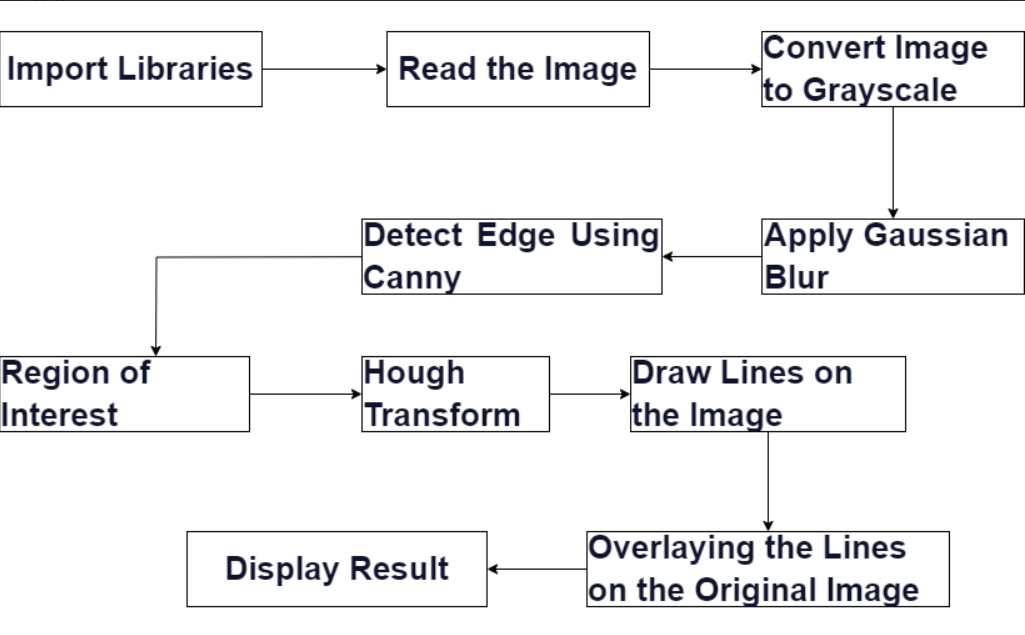
#> input picture dexuat.png, 1025 x 635 px
$ jupyter execute QuaTrinhThucHien.ipynb
#> lines starting #> are read from the running program, lines starting #| are printed output that depends on the picture; after the words box and inside, x2 and y2 are one past the last pixel; in counts of white or black regions, pixels touching at a corner belong together
# ĐỀ TÀI PHÁT HIỆN LÀN ĐƯỜNG BẰNG OPENCV

| Họ Và Tên            | Mã Số Sinh Viên |
|-----------------------|-----------------|
| Đào Phan Gia Huy     | 21085241        |
| Phạm Thanh Lịch      | 21062441        |
| Bùi Thị Huyền Trang | 20122031        |

### Giới thiệu
Dự án phát hiện làn đường ứng dụng xử lý ảnh bằng Python là một ví dụ điển hình về ứng dụng của trí tuệ nhân tạo trong lĩnh vực xe tự hành và an toàn giao thông. Dự án này tập trung vào việc phát hiện và theo dõi làn đường trên các hình ảnh hoặc video được ghi lại từ xe hơi hoặc camera giao thông.

Dự án sử dụng các kỹ thuật xử lý ảnh như chuyển đổi sang ảnh đen trắng (grayscale), làm mờ ảnh (Gaussian blur), phát hiện biên (Canny edge detection) và phát hiện đường thẳng bằng biểu đồ Hough. Khi đã xác định được vị trí của làn đường, dự án sẽ vẽ các đường lái trên hình ảnh để giúp lái xe tự động duy trì trong làn đường và tránh va chạm.

Việc ứng dụng xử lý ảnh bằng Python trong dự án này không chỉ mang lại tính năng tự động lái xe mà còn cải thiện đáng kể an toàn giao thông bằng cách cảnh báo tài xế về sự đảo chiều, việc thất lạc làn đường hoặc các tình huống nguy hiểm khác.

[cell 1]
import cv2
import numpy as np
import matplotlib.pyplot as plt
# Kích thước mới cho ảnh (ví dụ: 10x8 inch)
new_width = 10
new_height = 8

# Tạo một hình vẽ với kích thước mới
plt.figure(figsize=(new_width, new_height))

# Load an image (thay bằng hình ảnh của bạn)
image = cv2.imread('dexuat.png')
#> image is the input picture: shape (635, 1025, 3); mean B, G, R 240.8, 239.7, 239.5

# Hiển thị ảnh
plt.imshow(cv2.cvtColor(image, cv2.COLOR_BGR2RGB))  # Chuyển đổi màu nếu cần
plt.show()

Sơ đồ các bước.

1. Import Libraries (Nhập thư viện):
Bước này bắt đầu bằng việc nhập các thư viện và công cụ cần thiết cho quy trình, ví dụ: OpenCV để xử lý hình ảnh và numpy để làm việc với mảng dữ liệu.

2. Read the Image (Đọc Ảnh):
Bạn đọc ảnh đầu vào (thường là ảnh từ camera hoặc video) bằng OpenCV để tiếp tục xử lý.

3. Convert Image to Grayscale (Chuyển ảnh thành ảnh xám):
Chuyển ảnh màu (ảnh RGB) sang ảnh xám (grayscale) để giảm chi phí tính toán và tập trung vào việc phát hiện cạnh.

4. Apply Gaussian Blur (Áp dụng làm mờ Gaussian):
Để giảm nhiễu và làm cho việc phát hiện cạnh dễ dàng hơn, bạn áp dụng làm mờ Gaussian lên ảnh xám.

5. Detect Edge Using Canny (Phát hiện biên bằng Canny):
Sử dụng thuật toán Canny để phát hiện biên trong ảnh, tạo ra ảnh biên (edges) trong đó các cạnh của đối tượng được sáng lên.

6. Region of Interest (Vùng quan tâm):
Bạn xác định một vùng quan tâm (Region of Interest - ROI) trên ảnh. Vùng này thường là khu vực mà bạn mong muốn phát hiện làn đường. Các điểm nằm ngoài ROI sẽ bị loại bỏ khỏi quá trình phát hiện.

7. Hough Transform (Biến đổi Hough):
Áp dụng biến đổi Hough lên ảnh biên để tìm các đường thẳng trong ảnh. Biến đổi Hough giúp chúng ta xác định các đường thẳng trong không gian rho (ρ) và theta (θ).

8. Draw Lines on the Image (Vẽ đường trên ảnh):
Bước này dựa trên kết quả của biến đổi Hough, chúng ta có thể tìm ra các đường thẳng trong ảnh.

9. Overlaying the Lines on the Original Image (Đè các đường lên ảnh gốc):
Sau khi tìm được các đường, chúng ta đè chúng lên ảnh gốc để hiển thị các đường đó trên hình ảnh thực tế.

10. Display Result (Hiển thị kết quả):
Cuối cùng, bạn hiển thị ảnh đã xử lý với các đường làn đã được phát hiện, thường là để theo dõi, kiểm tra hoặc làm video demo của quá trình phát hiện làn đường.

# Code:

## 1. Import thư viện

[cell 2]
import cv2
import numpy as np
import matplotlib.pyplot as plt

## 2. Đọc hình ảnh
Tiếp theo, chúng ta sẽ đọc hình ảnh mà chúng ta muốn phát hiện làn đường. Chúng ta sẽ sử dụng imread()chức năng của OpenCV để đọc hình ảnh.

[cell 3]
# Đọc ảnh đầu vào
image = cv2.imread('road7.jpg')
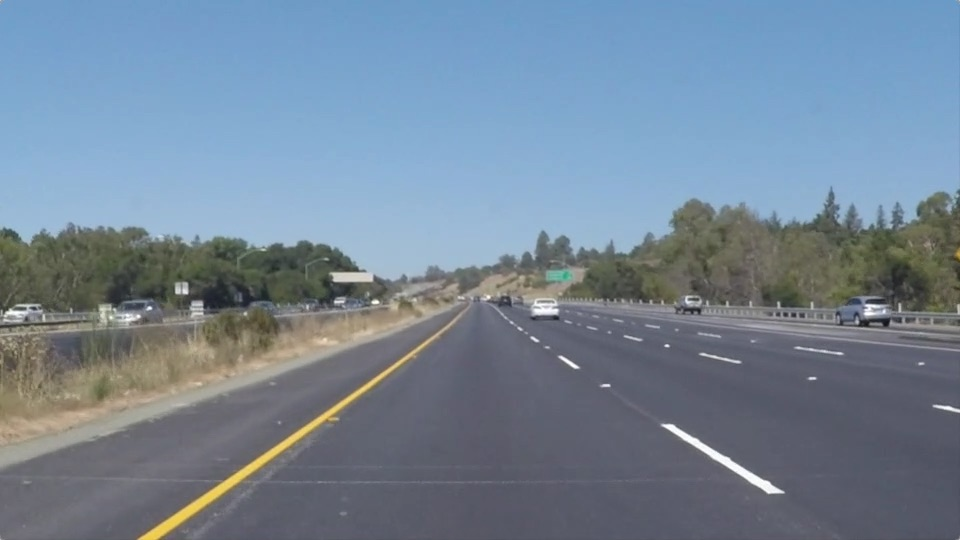
#> input picture road7.jpg, 960 x 540 px
#> image is the input picture: shape (540, 960, 3); mean B, G, R 150.8, 133.6, 116.5

# Hiển thị ảnh
plt.imshow(cv2.cvtColor(image, cv2.COLOR_BGR2RGB))
plt.title('Input Image')
plt.show()

## 3. Chuyển đổi hình ảnh sang thang độ xám
Chúng tôi sẽ chuyển đổi hình ảnh màu sang thang độ xám bằng chức cvtColor()năng của OpenCV.

[cell 4]
# Chuyển ảnh sang ảnh xám
gray = cv2.cvtColor(image, cv2.COLOR_BGR2GRAY)
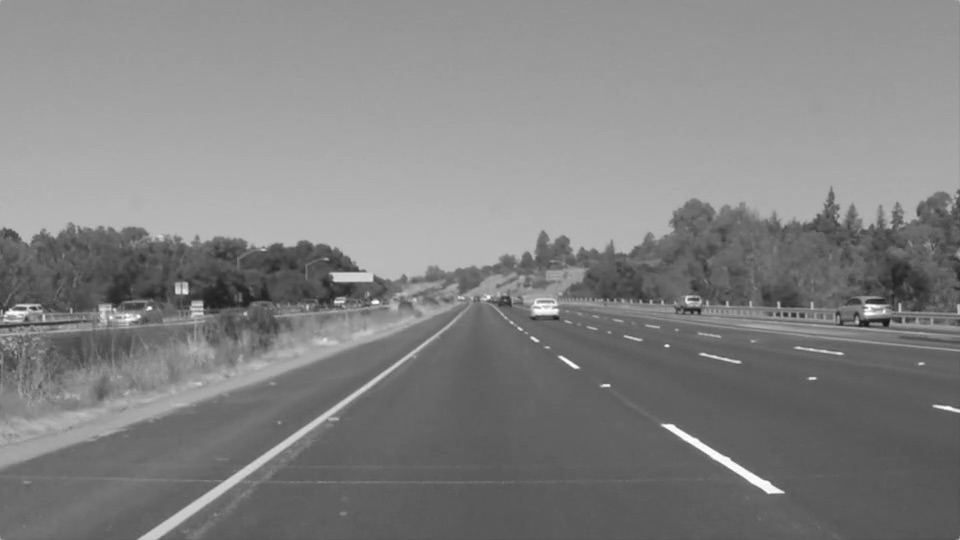
#> gray: shape (540, 960); min 19, max 255, mean 130.4

#gray: Tên của biến mà sẽ lưu trữ hình ảnh đen trắng sau khi chuyển đổi.
#cvtColor(): Hàm trong thư viện OpenCV được sử dụng để thực hiện việc chuyển đổi màu ảnh.
#image: Biến chứa hình ảnh gốc mà bạn muốn chuyển đổi.
#cv2.COLOR_BGR2GRAY: Hằng số cho biết phương pháp chuyển đổi màu.
# Trong trường hợp này, cv2.COLOR_BGR2GRAY nghĩa là muốn chuyển đổi hình ảnh màu từ không gian màu BGR (Blue-Green-Red) sang không gian màu xám (gray).

# Hiển thị ảnh xám
plt.imshow(gray, cmap='gray')
plt.title('Gray Image')
plt.show()

## 4. Áp dụng Gaussian Blur
Chúng ta sẽ áp dụng độ mờ Gaussian cho ảnh thang độ xám để giảm nhiễu bằng chức GaussianBlur()năng của OpenCV.

[cell 5]
# Áp dụng Gaussian Blur
blur = cv2.GaussianBlur(gray, (5, 5), 0)

#blur: Tên của biến mà sẽ lưu trữ hình ảnh sau khi được làm mờ.
#GaussianBlur(): Hàm trong OpenCV để thực hiện làm mờ Gaussian, một phép làm mờ sử dụng bộ lọc Gaussian.
#gray: Đây là hình ảnh đen trắng (ảnh xám) đầu vào, từ dòng code trước.
#(5, 5): Kích thước của bộ lọc Gaussian. Trong trường hợp này, bộ lọc sẽ có kích thước 5x5,
# nghĩa là mỗi điểm ảnh trong hình ảnh mới được tính toán bằng cách lấy trung bình của các điểm ảnh trong một khu vực 5x5 xung quanh nó.
#0: Tham số sigma (σ) trong phép làm mờ Gaussian. Giá trị 0 cho sigma sẽ làm cho hàm tự động tính toán giá trị của sigma dựa trên kích thước của bộ lọc.

# Hiển thị ảnh đã áp dụng Gaussian Blur
plt.imshow(blur, cmap='gray')
plt.title('Blurred Image')
plt.show()

## 5. Phát hiện cạnh bằng Canny
Chúng ta sẽ sử dụng thuật toán phát hiện cạnh Canny để phát hiện các cạnh của vạch kẻ làn đường. Chúng tôi sẽ sử dụng Canny()chức năng của OpenCV cho việc này.

[cell 6]
# Sử dụng Canny để phát hiện biên
edges = cv2.Canny(blur, 150, 50)
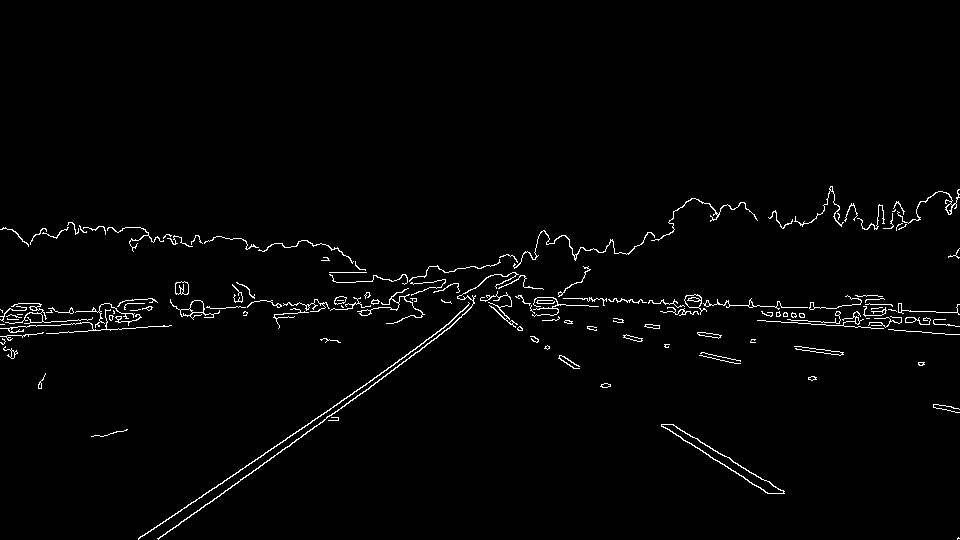
#> edges: shape (540, 960); 1.7% white in thin lines or dots, all inside (x1, y1, x2, y2) = (0, 186, 960, 540)

#edges: Đây là tên của biến mà sẽ lưu trữ kết quả sau khi thực hiện phát hiện biên trên hình ảnh.
#Canny(): Đây là một hàm trong OpenCV để thực hiện phát hiện biên sử dụng phương pháp Canny.
#blur: Đây là hình ảnh đã được làm mờ trước đó, từ dòng code trước.
#150: Đây là ngưỡng trên (high threshold) cho phát hiện biên Canny.
#  Các cạnh có giá trị gradient lớn hơn ngưỡng này sẽ được xem xét là cạnh chắc chắn.
# Các cạnh có giá trị gradient nhỏ hơn ngưỡng này sẽ bị loại bỏ.
#50: Đây là ngưỡng dưới (low threshold) cho phát hiện biên Canny. Nếu giá trị gradient của một điểm ảnh nằm giữa ngưỡng dưới và ngưỡng trên,
# thì nó sẽ được xem xét là cạnh nếu nó liên kết với một cạnh chắc chắn.

# Hiển thị ảnh biên đã được phát hiện
plt.imshow(edges, cmap='gray')
plt.title('Edge Detected Image (Canny)')
plt.show()

## 6. Vùng quan tâm
Bây giờ, chúng tôi sẽ xác định vùng quan tâm trong hình ảnh mà chúng tôi mong đợi sẽ có vạch kẻ làn đường. Chúng tôi sẽ che phần còn lại của hình ảnh để chỉ tập trung vào vùng quan tâm. Chúng ta sẽ sử dụng fillPoly()chức năng của OpenCV để tạo mặt nạ và bitwise_and()chức năng áp dụng mặt nạ cho hình ảnh.

Ở đây, mặt nạ khung không có gì khác ngoài một mảng NumPy. Khi chúng ta muốn áp dụng mặt nạ cho một hình ảnh, chúng ta chỉ cần thay đổi giá trị pixel của vùng mong muốn trong hình ảnh đó thành 0 hoặc 255 hoặc bất kỳ số nào khác. Đưa ra dưới đây là một ví dụ về mặt nạ hình ảnh. Giá trị pixel của một vùng nhất định trong ảnh đã được đặt thành 0.

Đây là một phương pháp khá đơn giản nhưng hiệu quả để loại bỏ các vùng và đối tượng không mong muốn khỏi hình ảnh.

[cell 7]
# Tạo một mask với cùng kích thước và kiểu dữ liệu như biên edges
mask = np.zeros_like(edges)

Không phải tất cả các cạnh trong ảnh đều hữu ích cho nhiệm vụ xác định làn đường trên đường. Vì các cạnh tương ứng với bầu trời, cây cối, v.v. không liên quan nên chúng cần được loại bỏ. Vùng quan tâm chỉ bao gồm chủ yếu các đường làn. Một hình đa giác đơn giản có thể xác định đây là một hình tam giác có các đỉnh gần như ở góc dưới bên trái, tâm hình ảnh và gần góc dưới cùng bên phải của hình ảnh. Vì vậy, đa giác hình tam giác được cắt ra khỏi ảnh gốc. Tất cả các phần khác trong hình ảnh được loại trừ bằng cách áp dụng mặt nạ bằng cách sử dụng cv2.fillPoly()vàcv2.bitwise_and()

[cell 8]
# Định nghĩa các đỉnh của đa giác ROI
height, width = image.shape[:2]
#> height = 540; width = 960
roi_vertices = [(0, height), (width/2, height/2), (width, height)]
#> roi_vertices = [(0, 540), (480, 270), (960, 540)]
mask_color = 255

# Tạo mask
cv2.fillPoly(mask, np.array([roi_vertices], dtype=np.int32), mask_color)
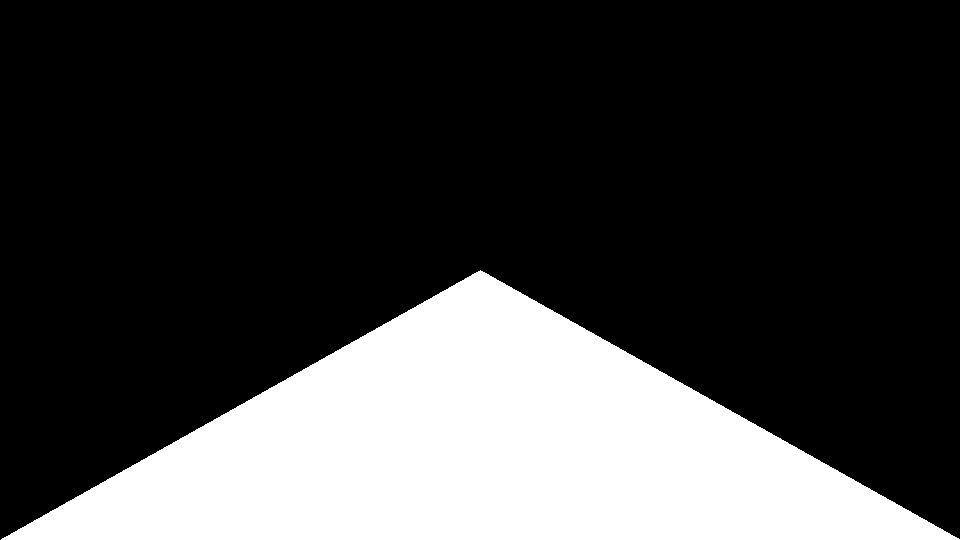
#> mask: shape (540, 960); 25% white; 1 white region, box (x1, y1, x2, y2) and area: (1, 270, 960, 540) 129810

# Áp dụng mask lên edges
masked_edges = cv2.bitwise_and(edges, mask)
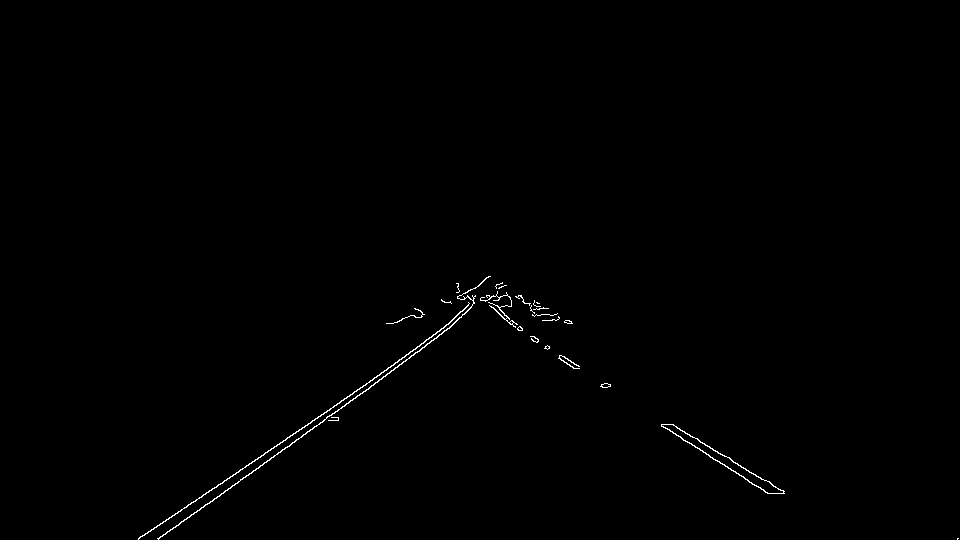
#> masked_edges: shape (540, 960); 0.42% white in thin lines or dots, all inside (x1, y1, x2, y2) = (138, 276, 959, 540)

# Hiển thị ảnh sau khi áp dụng mask
plt.imshow(masked_edges, cmap='gray')
plt.title('Masked Edges')
plt.show()

### Cách hoạt động:
- Đầu tiên, tạo một mask (mặt nạ) có cùng kích thước và kiểu dữ liệu như biên
đã được phát hiện bằng Canny (edges).Mask này ban đầu hoàn toàn đen (giá trị bằng 0).

- Xác định các đỉnh của một đa giác (ROI) trên mask. Đa giác này thường được xác định bằng
cách sử dụng tọa độ của các đỉnh dựa trên vị trí của làn đường trong hình ảnh.
Đa giác này định nghĩa vùng quan tâm của bạn.

- Gán màu trắng (giá trị bằng 255) vào vùng nằm trong đa giác trên mask, sử dụng hàm cv2.fillPoly().
Điều này tạo ra một mask với vùng quan tâm (ROI) ở màu trắng, trong khi phần còn lại vẫn đen (0).

- Sau đó, bạn sử dụng cv2.bitwise_and() để áp dụng mask này lên biên đã phát hiện (edges).
Hàm này chỉ giữ lại các giá trị (cạnh) ở những vị trí mà mask có giá trị khác 0 (màu trắng) và loại bỏ các giá trị khác (màu đen).

- Kết quả là ảnh "masked_edges," trong đó chỉ giữ lại các cạnh nằm trong vùng quan tâm (ROI).
Bất kỳ cạnh nào nằm ngoài vùng này đều bị loại bỏ.
Điều này giúp giảm nhiễu và tập trung vào việc phát hiện làn đường một cách chính xác hơn.

Bước này chỉ tính đến khu vực có làn đường bao phủ. Ở đây, một mặt nạ có cùng kích thước với hình ảnh con đường của chúng ta được tạo ra. Hơn nữa, thao tác bitwise AND được thực hiện giữa mỗi pixel của hình ảnh canny của chúng tôi và mặt nạ này. Cuối cùng, nó che đi hình ảnh khó hiểu và hiển thị vùng quan tâm được vạch ra bởi đường viền đa giác của mặt nạ.

## 7. Biến đổi Hough
Chúng ta sẽ sử dụng phép biến đổi Hough để phát hiện các đường trong ảnh bị che. Chúng tôi sẽ sử dụng HoughLinesP()chức năng của OpenCV cho việc này. Hàm trả về một danh sách các dòng, trong đó mỗi dòng được biểu thị bằng các điểm cuối của nó.
Tham số rho chỉ định độ phân giải khoảng cách của bộ tích lũy Hough tính bằng pixel. thetatham số chỉ định độ phân giải góc của bộ tích lũy Hough tính bằng radian.
Tham số thresholdchỉ định số lượng phiếu bầu (điểm giao) tối thiểu cần thiết để phát hiện một dòng.

● masked_edges: Đây là ảnh đầu vào mà bạn đã tính toán được sau khi áp dụng các bước xử lý trước đó. Đây là ảnh biên (edges) của hình ảnh, thường là kết quả sau khi sử dụng phát hiện biên như Canny để xác định các cạnh trong hình ảnh.

● rho: Đây là độ phân giải (resolution) trong không gian rho (ρ) của biểu đồ Hough. Điều này định cách các đường thẳng sẽ được biểu diễn trong không gian tham số rho (ρ) và theta (θ). Giá trị thường được đặt là 1.

● theta: Đây là độ phân giải (resolution) trong không gian theta (θ) của biểu đồ Hough. Theta (θ) biểu thị góc của đường thẳng với trục ngang và được tính bằng radian. Giá trị thường được đặt là np.pi/60, tức là một góc 1 độ (ví dụ: 1/60 của π radians).

● threshold: Đây là ngưỡng (threshold) cho số lượng điểm biên phải nằm trên một đường thẳng để được coi là một đường thẳng hợp lệ trong không gian Hough. Đường thẳng nào có ít hơn số điểm này sẽ bị loại bỏ. Điều này giúp loại bỏ các đường thẳng ngắn và không mong muốn. Giá trị thường là một số nguyên dương, ví dụ: 120.

● minLineLength: Đây là độ dài tối thiểu của đoạn thẳng để được coi là một đường lái. Các đoạn ngắn hơn sẽ bị loại bỏ. Giá trị này thường là một số nguyên dương, ví dụ: 50.

● maxLineGap: Đây là khoảng cách tối đa giữa hai đoạn thẳng mà vẫn được coi là cùng một đường lái. Nếu khoảng cách giữa hai đoạn thẳng lớn hơn giá trị này, chúng sẽ được xem xét là hai đường lái riêng biệt. Giá trị thường là một số nguyên dương, ví dụ: 10.

Thay đổi các điểm trên để phù hợp với hình ảnh.

[cell 9]
lines = cv2.HoughLinesP(masked_edges, rho=6, theta=np.pi/60, threshold=120, minLineLength=50, maxLineGap=10)
#> lines = [[178, 525, 449, 328], [661, 424, 768, 493], [307, 425, 381, 372], [458, 286, 521, 327], [329, 410, 451, 321], [724, 455, 783, 493], [502, 317, 576, 365], [697, 438, 756, 476], [663, 426, 765, 492], [158, 539, 314, 426], [139, 537, 189, 504]]
# Tìm các đoạn thẳng đã được lọc

## 8. Vẽ các đường trên hình ảnh
Chúng ta sẽ vẽ các đường được phát hiện trên ảnh gốc bằng chức line()năng của OpenCV.

[cell 10]
# Tạo ảnh giống với ảnh gốc
line_image = np.zeros_like(image)

# Vẽ các đoạn thẳng lên ảnh
for line in lines:
    x1, y1, x2, y2 = line[0]
    cv2.line(line_image, (x1, y1), (x2, y2), (0, 255, 0), 5)
#> this loop made 11 passes
#Lặp qua danh sách các đoạn thẳng tìm thấy trong bước trước và
# vẽ chúng lên ảnh line_image bằng lệnh cv2.line. Mỗi đoạn thẳng được vẽ bằng một đường màu xanh (0, 255, 0) với độ dày là 5 pixel.

# Hiển thị ảnh với các đoạn thẳng
plt.imshow(cv2.cvtColor(line_image, cv2.COLOR_BGR2RGB))
plt.title('Detected Lane Lines')
plt.show()

## 9. Xếp chồng các dòng trên ảnh gốc
Cuối cùng, chúng ta sẽ phủ các dòng được phát hiện lên ảnh gốc bằng chức addWeighted()năng của OpenCV.

[cell 11]
final_image = cv2.addWeighted(image, 0.8, line_image, 1, 0)
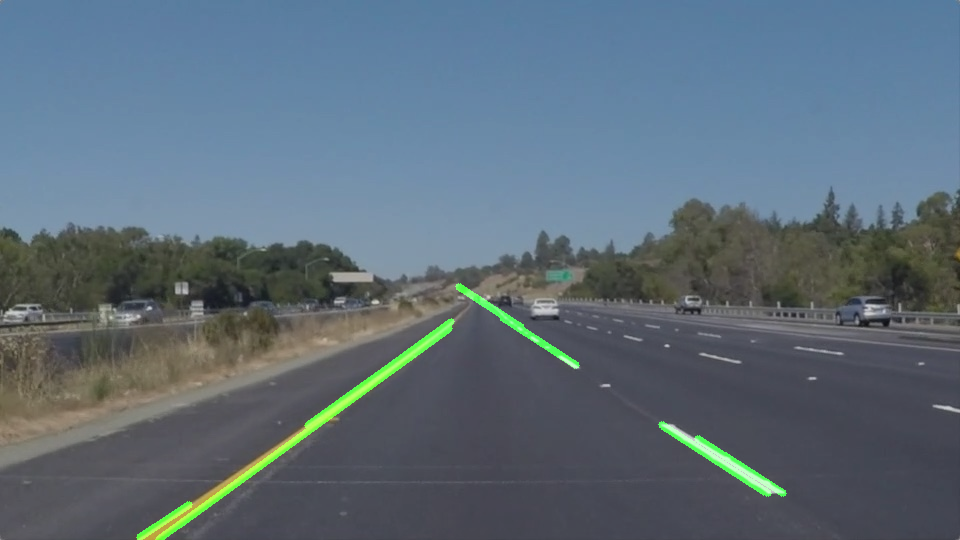
#> final_image: shape (540, 960, 3); mean B, G, R 120.6, 108.7, 93.2
